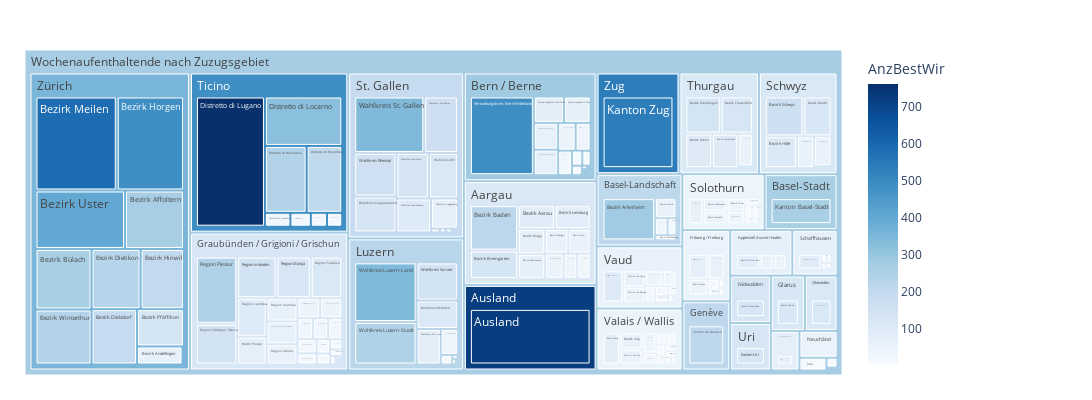

Notebook code cell kept with this figure:
### Code cell
myTitle="Wochenaufenthaltende nach Zuzugsgebiet"

fig = px.treemap(myTreemapAgg.reset_index(), path=[px.Constant(myTitle), 'ZuzKtHistLang','ZuzBezirkHistLang']
                 , values='AnzBestWir'
                 , color='AnzBestWir'
                 ## bei discrete scales (bei Klassen und Strings):                 
                 #, color_discrete_map={'(?)':'lightgrey','EVP':'gold', 'SP':'#FF3030', 'PdA':'#EE3B3B', 'Grüne':'#A2CD5A','GLP':'#CAFF70','Die Mitte':'orange','FDP':'#104E8B','AL':'deeppink','SVP':'forestgreen', 'FL ZÜRI':'#8B864E','Volt':'#lightblue' }                
                 ## bei continuous scales (bei Zahlenwerten):
                , color_continuous_scale='Blues'
                #, color_continuous_midpoint=np.average(df['AnzBestWir'], weights=df['AnzBestWir'])  
                 ,height=400
                 ,width=1100                 
                )
fig.update_traces(root_color="grey")
fig.update_layout(margin = dict(t=50, l=25, r=250, b=25))
fig.show()

### Figure 1 — Plotly figure (JSON) as saved in the notebook; plotly's stock layout.template omitted (floating-point values rounded to 4 significant figures; data arrays with more than 128 entries replaced by an {"elided": "..."} marker saying what was removed)
{"data": [{"branchvalues": "total", "customdata": {"elided": "220x1 float values"}, "domain": {"x": [0, 1], "y": [0, 1]}, "hovertemplate": "labels=%{label}<br>AnzBestWir_sum=%{value}<br>parent=%{parent}<br>id=%{id}<br>AnzBestWir=%{color}<extra></extra>", "ids": {"elided": "220 str values"}, "labels": {"elided": "220 str values"}, "marker": {"coloraxis": "coloraxis", "colors": {"elided": "220 float values"}}, "name": "", "parents": {"elided": "220 str values"}, "root": {"color": "grey"}, "type": "treemap", "values": {"elided": "220 int values"}}], "layout": {"coloraxis": {"colorbar": {"title": {"text": "AnzBestWir"}}, "colorscale": [[0, "rgb(247,251,255)"], [0.125, "rgb(222,235,247)"], [0.25, "rgb(198,219,239)"], [0.375, "rgb(158,202,225)"], [0.5, "rgb(107,174,214)"], [0.625, "rgb(66,146,198)"], [0.75, "rgb(33,113,181)"], [0.875, "rgb(8,81,156)"], [1, "rgb(8,48,107)"]]}, "height": 400, "legend": {"tracegroupgap": 0}, "margin": {"b": 25, "l": 25, "r": 250, "t": 50}, "width": 1100}}
